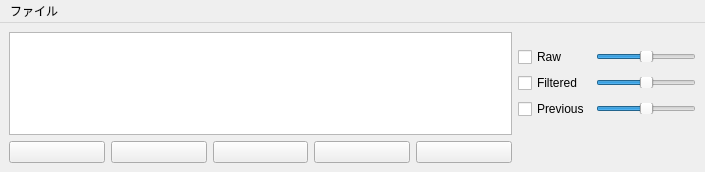
<?xml version="1.0" encoding="UTF-8"?>
<ui version="4.0">
 <class>MainWindow</class>
 <widget class="QMainWindow" name="MainWindow">
  <property name="geometry">
   <rect>
    <x>0</x>
    <y>0</y>
    <width>705</width>
    <height>172</height>
   </rect>
  </property>
  <property name="windowTitle">
   <string>AnotationTool</string>
  </property>
  <widget class="QWidget" name="centralwidget">
   <layout class="QGridLayout" name="gridLayout">
    <item row="0" column="0">
     <widget class="QGraphicsView" name="imageViewer">
      <property name="sizePolicy">
       <sizepolicy hsizetype="MinimumExpanding" vsizetype="MinimumExpanding">
        <horstretch>1</horstretch>
        <verstretch>1</verstretch>
       </sizepolicy>
      </property>
      <property name="minimumSize">
       <size>
        <width>460</width>
        <height>100</height>
       </size>
      </property>
      <property name="sizeIncrement">
       <size>
        <width>0</width>
        <height>0</height>
       </size>
      </property>
      <property name="mouseTracking">
       <bool>true</bool>
      </property>
      <property name="contextMenuPolicy">
       <enum>Qt::ActionsContextMenu</enum>
      </property>
      <property name="autoFillBackground">
       <bool>false</bool>
      </property>
      <property name="frameShape">
       <enum>QFrame::StyledPanel</enum>
      </property>
      <property name="frameShadow">
       <enum>QFrame::Sunken</enum>
      </property>
      <property name="sizeAdjustPolicy">
       <enum>QAbstractScrollArea::AdjustToContents</enum>
      </property>
      <property name="dragMode">
       <enum>QGraphicsView::NoDrag</enum>
      </property>
     </widget>
    </item>
    <item row="0" column="1">
     <layout class="QVBoxLayout" name="sliders">
      <item>
       <spacer name="verticalSpacer_1">
        <property name="orientation">
         <enum>Qt::Vertical</enum>
        </property>
        <property name="sizeHint" stdset="0">
         <size>
          <width>20</width>
          <height>40</height>
         </size>
        </property>
       </spacer>
      </item>
      <item>
       <layout class="QHBoxLayout" name="sliderRaw">
        <item>
         <widget class="QCheckBox" name="checkBox_Raw">
          <property name="enabled">
           <bool>true</bool>
          </property>
          <property name="sizePolicy">
           <sizepolicy hsizetype="Minimum" vsizetype="Fixed">
            <horstretch>0</horstretch>
            <verstretch>0</verstretch>
           </sizepolicy>
          </property>
          <property name="minimumSize">
           <size>
            <width>70</width>
            <height>0</height>
           </size>
          </property>
          <property name="maximumSize">
           <size>
            <width>110</width>
            <height>30</height>
           </size>
          </property>
          <property name="text">
           <string>Raw</string>
          </property>
         </widget>
        </item>
        <item>
         <widget class="QSlider" name="horizontalSlider_Raw">
          <property name="sizePolicy">
           <sizepolicy hsizetype="Minimum" vsizetype="Fixed">
            <horstretch>0</horstretch>
            <verstretch>0</verstretch>
           </sizepolicy>
          </property>
          <property name="minimumSize">
           <size>
            <width>100</width>
            <height>0</height>
           </size>
          </property>
          <property name="maximumSize">
           <size>
            <width>140</width>
            <height>11</height>
           </size>
          </property>
          <property name="maximum">
           <number>100</number>
          </property>
          <property name="sliderPosition">
           <number>50</number>
          </property>
          <property name="orientation">
           <enum>Qt::Horizontal</enum>
          </property>
         </widget>
        </item>
       </layout>
      </item>
      <item>
       <layout class="QHBoxLayout" name="sliderFiltered">
        <item>
         <widget class="QCheckBox" name="checkBox_Filtered">
          <property name="minimumSize">
           <size>
            <width>70</width>
            <height>0</height>
           </size>
          </property>
          <property name="maximumSize">
           <size>
            <width>110</width>
            <height>30</height>
           </size>
          </property>
          <property name="text">
           <string>Filtered</string>
          </property>
         </widget>
        </item>
        <item>
         <widget class="QSlider" name="horizontalSlider_Filtered">
          <property name="sizePolicy">
           <sizepolicy hsizetype="Minimum" vsizetype="Fixed">
            <horstretch>0</horstretch>
            <verstretch>0</verstretch>
           </sizepolicy>
          </property>
          <property name="minimumSize">
           <size>
            <width>100</width>
            <height>0</height>
           </size>
          </property>
          <property name="maximumSize">
           <size>
            <width>140</width>
            <height>11</height>
           </size>
          </property>
          <property name="maximum">
           <number>100</number>
          </property>
          <property name="sliderPosition">
           <number>50</number>
          </property>
          <property name="orientation">
           <enum>Qt::Horizontal</enum>
          </property>
         </widget>
        </item>
       </layout>
      </item>
      <item>
       <layout class="QHBoxLayout" name="sliderPrevious">
        <item>
         <widget class="QCheckBox" name="checkBox_Previous">
          <property name="sizePolicy">
           <sizepolicy hsizetype="Minimum" vsizetype="Fixed">
            <horstretch>0</horstretch>
            <verstretch>0</verstretch>
           </sizepolicy>
          </property>
          <property name="minimumSize">
           <size>
            <width>70</width>
            <height>0</height>
           </size>
          </property>
          <property name="maximumSize">
           <size>
            <width>110</width>
            <height>30</height>
           </size>
          </property>
          <property name="text">
           <string>Previous</string>
          </property>
         </widget>
        </item>
        <item>
         <widget class="QSlider" name="horizontalSlider_Previous">
          <property name="sizePolicy">
           <sizepolicy hsizetype="Minimum" vsizetype="Fixed">
            <horstretch>0</horstretch>
            <verstretch>0</verstretch>
           </sizepolicy>
          </property>
          <property name="minimumSize">
           <size>
            <width>100</width>
            <height>0</height>
           </size>
          </property>
          <property name="maximumSize">
           <size>
            <width>140</width>
            <height>11</height>
           </size>
          </property>
          <property name="maximum">
           <number>100</number>
          </property>
          <property name="sliderPosition">
           <number>50</number>
          </property>
          <property name="orientation">
           <enum>Qt::Horizontal</enum>
          </property>
         </widget>
        </item>
       </layout>
      </item>
      <item>
       <spacer name="verticalSpacer_2">
        <property name="orientation">
         <enum>Qt::Vertical</enum>
        </property>
        <property name="sizeHint" stdset="0">
         <size>
          <width>20</width>
          <height>40</height>
         </size>
        </property>
       </spacer>
      </item>
     </layout>
    </item>
    <item row="1" column="0">
     <layout class="QHBoxLayout" name="buttons">
      <item>
       <widget class="QPushButton" name="penButton">
        <property name="text">
         <string/>
        </property>
        <property name="icon">
         <iconset>
          <normaloff>img/enpitsu.png</normaloff>img/enpitsu.png</iconset>
        </property>
        <property name="default">
         <bool>false</bool>
        </property>
        <property name="flat">
         <bool>false</bool>
        </property>
       </widget>
      </item>
      <item>
       <widget class="QPushButton" name="keshiButton">
        <property name="text">
         <string/>
        </property>
        <property name="icon">
         <iconset>
          <normaloff>img/keshi.png</normaloff>img/keshi.png</iconset>
        </property>
        <property name="default">
         <bool>false</bool>
        </property>
        <property name="flat">
         <bool>false</bool>
        </property>
       </widget>
      </item>
      <item>
       <widget class="QPushButton" name="handButton">
        <property name="text">
         <string/>
        </property>
        <property name="icon">
         <iconset>
          <normaloff>img/drag.png</normaloff>img/drag.png</iconset>
        </property>
        <property name="default">
         <bool>false</bool>
        </property>
        <property name="flat">
         <bool>false</bool>
        </property>
       </widget>
      </item>
      <item>
       <widget class="QPushButton" name="zoomButton">
        <property name="text">
         <string/>
        </property>
        <property name="icon">
         <iconset>
          <normaloff>img/zoom.png</normaloff>img/zoom.png</iconset>
        </property>
        <property name="default">
         <bool>false</bool>
        </property>
        <property name="flat">
         <bool>false</bool>
        </property>
       </widget>
      </item>
      <item>
       <widget class="QPushButton" name="unzoomButton">
        <property name="text">
         <string/>
        </property>
        <property name="icon">
         <iconset>
          <normaloff>img/unzoom.png</normaloff>img/unzoom.png</iconset>
        </property>
        <property name="default">
         <bool>false</bool>
        </property>
        <property name="flat">
         <bool>false</bool>
        </property>
       </widget>
      </item>
     </layout>
    </item>
   </layout>
  </widget>
  <widget class="QMenuBar" name="menubar">
   <property name="geometry">
    <rect>
     <x>0</x>
     <y>0</y>
     <width>705</width>
     <height>22</height>
    </rect>
   </property>
   <widget class="QMenu" name="menu">
    <property name="title">
     <string>ファイル</string>
    </property>
    <widget class="QMenu" name="menuOpen">
     <property name="title">
      <string>Open</string>
     </property>
     <addaction name="actionRaw_Image"/>
     <addaction name="actionMasking_Image"/>
    </widget>
    <addaction name="menuOpen"/>
    <addaction name="actionSave"/>
   </widget>
   <addaction name="menu"/>
  </widget>
  <action name="actionSave">
   <property name="text">
    <string>Save as...</string>
   </property>
  </action>
  <action name="actionOpen_Previous">
   <property name="text">
    <string>Open Previous</string>
   </property>
  </action>
  <action name="actionRaw_Image">
   <property name="text">
    <string>Raw Image</string>
   </property>
  </action>
  <action name="actionMasking_Image">
   <property name="text">
    <string>Masking Image</string>
   </property>
  </action>
 </widget>
 <resources/>
 <connections>
  <connection>
   <sender>penButton</sender>
   <signal>clicked()</signal>
   <receiver>MainWindow</receiver>
   <slot>setPen()</slot>
   <hints>
    <hint type="sourcelabel">
     <x>32</x>
     <y>161</y>
    </hint>
    <hint type="destinationlabel">
     <x>58</x>
     <y>218</y>
    </hint>
   </hints>
  </connection>
  <connection>
   <sender>keshiButton</sender>
   <signal>clicked()</signal>
   <receiver>MainWindow</receiver>
   <slot>setEraser()</slot>
   <hints>
    <hint type="sourcelabel">
     <x>205</x>
     <y>161</y>
    </hint>
    <hint type="destinationlabel">
     <x>62</x>
     <y>179</y>
    </hint>
   </hints>
  </connection>
  <connection>
   <sender>zoomButton</sender>
   <signal>clicked()</signal>
   <receiver>MainWindow</receiver>
   <slot>zoom()</slot>
   <hints>
    <hint type="sourcelabel">
     <x>407</x>
     <y>161</y>
    </hint>
    <hint type="destinationlabel">
     <x>220</x>
     <y>193</y>
    </hint>
   </hints>
  </connection>
  <connection>
   <sender>unzoomButton</sender>
   <signal>clicked()</signal>
   <receiver>MainWindow</receiver>
   <slot>unzoom()</slot>
   <hints>
    <hint type="sourcelabel">
     <x>508</x>
     <y>161</y>
    </hint>
    <hint type="destinationlabel">
     <x>201</x>
     <y>162</y>
    </hint>
   </hints>
  </connection>
  <connection>
   <sender>actionRaw_Image</sender>
   <signal>triggered()</signal>
   <receiver>MainWindow</receiver>
   <slot>openRaw()</slot>
   <hints>
    <hint type="sourcelabel">
     <x>-1</x>
     <y>-1</y>
    </hint>
    <hint type="destinationlabel">
     <x>375</x>
     <y>174</y>
    </hint>
   </hints>
  </connection>
  <connection>
   <sender>actionMasking_Image</sender>
   <signal>triggered()</signal>
   <receiver>MainWindow</receiver>
   <slot>openPrev()</slot>
   <hints>
    <hint type="sourcelabel">
     <x>-1</x>
     <y>-1</y>
    </hint>
    <hint type="destinationlabel">
     <x>375</x>
     <y>174</y>
    </hint>
   </hints>
  </connection>
  <connection>
   <sender>horizontalSlider_Raw</sender>
   <signal>valueChanged(int)</signal>
   <receiver>MainWindow</receiver>
   <slot>setOpacity(int)</slot>
   <hints>
    <hint type="sourcelabel">
     <x>693</x>
     <y>61</y>
    </hint>
    <hint type="destinationlabel">
     <x>607</x>
     <y>154</y>
    </hint>
   </hints>
  </connection>
  <connection>
   <sender>horizontalSlider_Filtered</sender>
   <signal>valueChanged(int)</signal>
   <receiver>MainWindow</receiver>
   <slot>setOpacity(int)</slot>
   <hints>
    <hint type="sourcelabel">
     <x>693</x>
     <y>85</y>
    </hint>
    <hint type="destinationlabel">
     <x>607</x>
     <y>153</y>
    </hint>
   </hints>
  </connection>
  <connection>
   <sender>horizontalSlider_Previous</sender>
   <signal>valueChanged(int)</signal>
   <receiver>MainWindow</receiver>
   <slot>setOpacity(int)</slot>
   <hints>
    <hint type="sourcelabel">
     <x>693</x>
     <y>109</y>
    </hint>
    <hint type="destinationlabel">
     <x>607</x>
     <y>154</y>
    </hint>
   </hints>
  </connection>
  <connection>
   <sender>actionSave</sender>
   <signal>triggered()</signal>
   <receiver>MainWindow</receiver>
   <slot>saveImage()</slot>
   <hints>
    <hint type="sourcelabel">
     <x>-1</x>
     <y>-1</y>
    </hint>
    <hint type="destinationlabel">
     <x>375</x>
     <y>174</y>
    </hint>
   </hints>
  </connection>
  <connection>
   <sender>checkBox_Raw</sender>
   <signal>toggled(bool)</signal>
   <receiver>MainWindow</receiver>
   <slot>toggle_image()</slot>
   <hints>
    <hint type="sourcelabel">
     <x>587</x>
     <y>64</y>
    </hint>
    <hint type="destinationlabel">
     <x>483</x>
     <y>174</y>
    </hint>
   </hints>
  </connection>
  <connection>
   <sender>checkBox_Filtered</sender>
   <signal>toggled(bool)</signal>
   <receiver>MainWindow</receiver>
   <slot>toggle_image()</slot>
   <hints>
    <hint type="sourcelabel">
     <x>587</x>
     <y>88</y>
    </hint>
    <hint type="destinationlabel">
     <x>484</x>
     <y>174</y>
    </hint>
   </hints>
  </connection>
  <connection>
   <sender>checkBox_Previous</sender>
   <signal>toggled(bool)</signal>
   <receiver>MainWindow</receiver>
   <slot>toggle_image()</slot>
   <hints>
    <hint type="sourcelabel">
     <x>587</x>
     <y>112</y>
    </hint>
    <hint type="destinationlabel">
     <x>485</x>
     <y>174</y>
    </hint>
   </hints>
  </connection>
  <connection>
   <sender>handButton</sender>
   <signal>clicked()</signal>
   <receiver>MainWindow</receiver>
   <slot>hand()</slot>
   <hints>
    <hint type="sourcelabel">
     <x>293</x>
     <y>154</y>
    </hint>
    <hint type="destinationlabel">
     <x>310</x>
     <y>136</y>
    </hint>
   </hints>
  </connection>
 </connections>
 <slots>
  <slot>setPen()</slot>
  <slot>setEraser()</slot>
  <slot>zoom()</slot>
  <slot>unzoom()</slot>
  <slot>saveImage()</slot>
  <slot>openRaw()</slot>
  <slot>openPrev()</slot>
  <slot>setOpacity(int)</slot>
  <slot>toggle_image()</slot>
  <slot>hand()</slot>
 </slots>
</ui>
